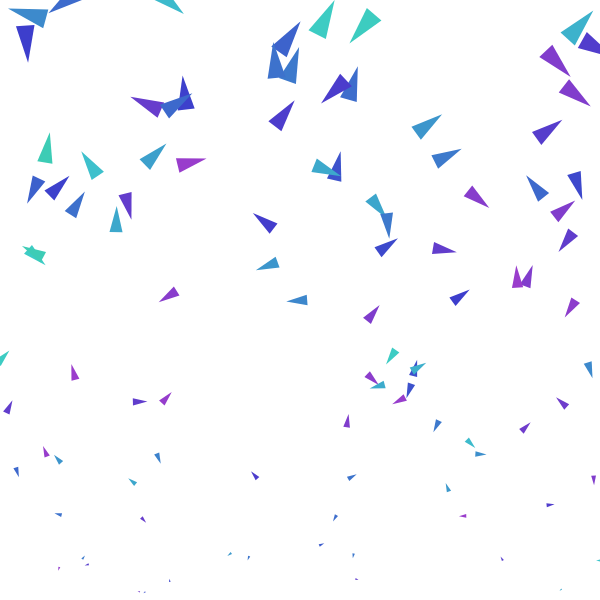
Frame 1 (no input)
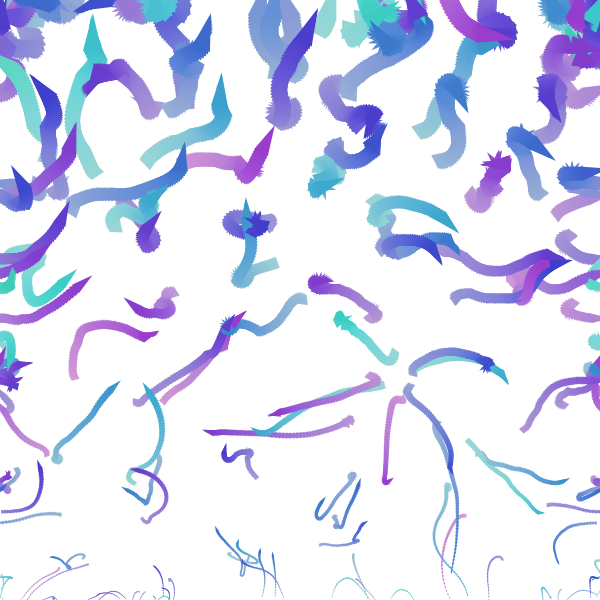
Frame 60 (no input)
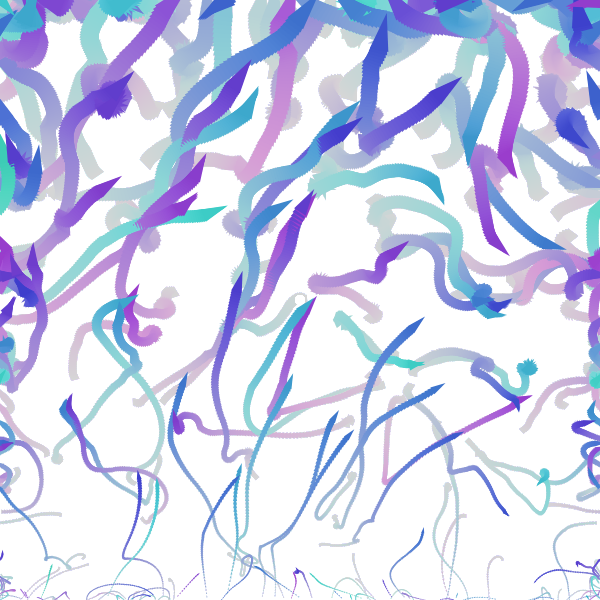
Frame 120 (the mouse pressed at the canvas centre since frame 60)

The p5.js sketch that drew these frames (run headless with seeded random() and noise() and a simulated clock; from frame 60 on, the mouse is pressed at the canvas centre):

// p5.js sketch
// ── sketch.js

let vehicles = [];
let numVehicles = 100;
let target;


function setup() {
  createCanvas(600, 600);

  colorMode(HSB);
  noStroke();
  
  target = createVector(width/4, height/2);
  for(let i = 0; i < numVehicles; i++) {
    vehicles.push(new Vehicle(random(width), random(height), target));
  }
}

function draw() {
  background(0, 0, 100, .01);

  target.x = mouseX; 
  target.y = mouseY;

  ellipse(target.x, target.y, 10, 10);

  for (let vehicle of vehicles) {
    vehicle.update();
    vehicle.show();
    vehicle.wrap();
  }
}

// ── Vehicle.js

class Vehicle {
    constructor(x, y, target) {
        // For more detailed comments on how pos, vel, acc, and addForce work
        // see the Dot example from 2-15-24.

        this.pos = createVector(x, y);
        this.vel = createVector(random(-1, 1), random(-1, 1));
        this.acc = createVector(0, 0);

        this.target = target;
        this.maxSpeed = 5;
        this.maxForce = 0.05;

        this.dim = 0 + random(5);

        this.hue = random(170, 280);
        this.saturation = 70;
        this.brightness = 80;

        this.range = 100;

        this.mass = 1;

        background(0, 0, 100)
    }

    addForce(force) {
        let forceWithMass = p5.Vector.div(force, this.mass);
        this.acc.add(forceWithMass);
    }

    seek(t, arrive) {
        // 1. Compute the desired velocity and set it to be maxSpeed
        let desired = p5.Vector.sub(t, this.pos);

        // desired.mult(-1);

        let distance = desired.mag();

        // If the caller passed in true, and we are close to the target, scale our
        // speed based on the distance.
        if (arrive && distance < 100) {
            let speed = map(distance, 0, 100, 0, this.maxSpeed);
            desired.setMag(speed);
        } else {
            desired.setMag(this.maxSpeed);
        }

        // 2. Compute the force by seeing the the change is in velocities
        // to move from the current velocity to the desired velocity and limit
        // its magnitude.
        let steer = p5.Vector.sub(desired, this.vel);
        steer.limit(this.maxForce);

        // 3. Apple this "steering" force. 
        this.addForce(steer);
    }

    wrap() {
        this.pos.x = (this.pos.x + width) % width;
        this.pos.y = (this.pos.y + height) % height;
    }


    getClosevehicles(){
        let closeVehicles = [];
        for (let vehicle of vehicles) {
            if (vehicle !== this) {
                if (dist(vehicle.pos.x, vehicle.pos.y, this.pos.x, this.pos.y) < this.range) {
                    closeVehicles.push(vehicle);
                }
            }
        }
        return closeVehicles;
    }
    cohesion(closeVehicles) {
        if (closeVehicles.length > 0) {
            let sumPositions = createVector(0, 0);
            for (let vehicle of closeVehicles) {
                sumPositions.add(vehicle.pos);
            }
            sumPositions.div(closeVehicles.length);
            let desired = p5.Vector.sub(sumPositions, this.pos);
            desired.setMag(this.maxSpeed);
            let steeringForce = p5.Vector.sub(desired, this.vel);
            steeringForce.limit(this.maxForce);

            return steeringForce;
        }

        return createVector(0, 0);
    }

    separation(closeVehicles){
        let sumOfAnglesToVehicles = createVector(0,0);
        for (let vehicle of closeVehicles){
            let dirToVehicle = p5.Vector.sub(vehicle.pos, this.pos);
            sumOfAnglesToVehicles.add(dirToVehicle);
        }
        if (closeVehicles.length !== 0){
            sumOfAnglesToVehicles.div(closeVehicles.length);
        }
        sumOfAnglesToVehicles.setMag(this.maxSpeed);
        sumOfAnglesToVehicles.mult(-1);

        let steeringForce = p5.Vector.sub(sumOfAnglesToVehicles, this.vel);
        steeringForce.limit(this.maxForce);

        return steeringForce;

    }

    alignment(closeVehicles){
        let sumOfVelocities = createVector(0,0);
        for (let vehicle of closeVehicles){
            sumOfVelocities.add(vehicle.vel);
        }
        if (closeVehicles.length > 0){
            sumOfVelocities.div(closeVehicles.length);
        }
        sumOfVelocities.setMag(this.maxSpeed);

        let steeringForce = p5.Vector.sub(sumOfVelocities, this.vel);
        steeringForce.limit(this.maxForce);

        return steeringForce;

    }


    update() {
        let closeVehicles = this.getClosevehicles();

        // What actions is this agent pursuing?
        let cohesionForce = this.cohesion(closeVehicles);
        
        cohesionForce.mult(noise(frameCount * 0.1));
        this.addForce(cohesionForce);
        

        let separationForce = this.separation(closeVehicles);
        separationForce.mult(3);
        this.addForce(separationForce);

        let alignmentForce = this.alignment(closeVehicles);
        alignmentForce.mult(1);
        this.addForce(alignmentForce);

        this.dim = map(this.pos.y, height, 0, 1, 20)

        

        // MOVEMENT
        this.vel.add(this.acc); // Apply acceleration (and thus the forces) to vel
        this.vel.limit(this.maxSpeed);
        this.pos.add(this.vel); // Apply velocity to position


        this.acc.set(0,0);
    }

    show() {
        push();


        translate(this.pos.x, this.pos.y);

        // fill(0, 0, 10, 0.08);
        // noStroke();
        // ellipse(0, 0, this.range * 2);

        // Heading is the amount of rotation
        let angle = this.vel.heading();
        rotate(angle);

        fill(this.hue, this.saturation, this.brightness);

        // Draw a triangle
        beginShape();
        vertex(this.dim, 0);
        vertex(-this.dim, this.dim/2);
        vertex(-this.dim, -this.dim/2);
        endShape(CLOSE);

        pop();
    }
}
